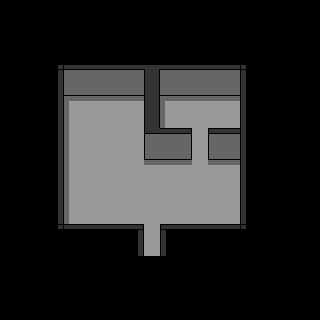

Rendered tile map (Tiled .tmx) drawn with the repository's tilesets; below, a short description and the full map source, tile grids included:
An orthogonal 20x20 tile map with 16x16 px tiles, 1 tile layer (tile layer).

<map version="1.8" tiledversion="1.8.5" orientation="orthogonal" renderorder="right-down" width="20" height="20" tilewidth="16" tileheight="16" infinite="0" nextlayerid="3" nextobjectid="1">
 <editorsettings>
  <export target="tiledtest1.tmx" format="tmx" />
 </editorsettings>
 <tileset firstgid="1" source="ingray.tsx" />
 <layer id="1" name="tile layer" width="20" height="20">
  <data encoding="csv">
0,0,0,0,0,0,0,0,0,0,0,0,0,0,0,0,0,0,0,0,
0,0,0,0,0,0,0,0,0,0,0,0,0,0,0,0,0,0,0,0,
0,0,0,0,0,0,0,0,0,0,0,0,0,0,0,0,0,0,0,0,
0,0,0,0,0,0,0,0,0,0,0,0,0,0,0,0,0,0,0,0,
0,0,0,11,12,12,12,12,12,49,12,12,12,12,12,13,63,63,63,0,
0,0,0,21,22,22,22,22,22,69,22,22,22,22,22,23,0,0,0,0,
0,0,0,21,45,46,46,46,46,69,45,46,46,46,46,23,0,0,0,0,
0,0,0,21,55,56,56,56,56,69,55,56,56,56,56,23,0,0,0,0,
0,0,0,21,55,56,56,56,56,25,12,8,56,28,12,23,0,0,0,0,
0,0,0,21,55,56,56,56,56,35,36,37,56,38,22,23,0,0,0,0,
0,0,0,21,55,56,56,56,56,46,46,46,56,46,46,23,0,0,0,0,
0,0,0,21,55,56,56,56,56,56,56,56,56,56,56,23,0,0,0,0,
0,0,0,21,55,56,56,56,56,56,56,56,56,56,56,23,0,0,0,0,
0,0,0,21,55,56,56,56,56,56,56,56,56,56,56,23,0,0,0,0,
0,0,0,31,32,32,32,32,85,56,86,32,32,32,32,33,0,0,0,0,
0,0,0,0,0,0,0,0,65,56,66,0,0,0,0,0,0,0,0,0,
0,0,0,0,0,0,0,0,0,0,0,0,0,0,0,0,0,0,0,0,
0,0,0,0,0,0,0,0,0,0,0,0,0,0,0,0,0,0,0,0,
0,0,0,0,0,0,0,0,0,0,0,0,0,0,0,0,0,0,0,0,
0,0,0,0,0,0,0,0,0,0,0,0,0,0,0,0,0,0,0,0
</data>
 </layer>
 <objectgroup id="2" name="collisions" />
</map>